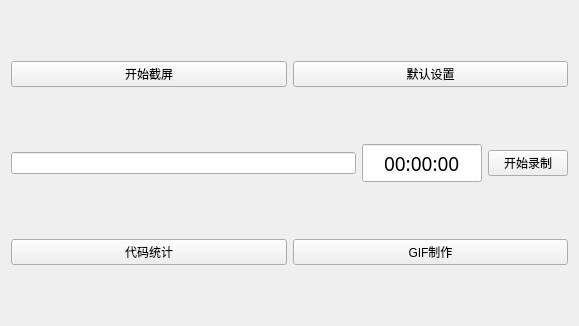
<?xml version="1.0" encoding="UTF-8"?>
<ui version="4.0">
 <class>MainWidget</class>
 <widget class="QWidget" name="MainWidget">
  <property name="geometry">
   <rect>
    <x>0</x>
    <y>0</y>
    <width>579</width>
    <height>326</height>
   </rect>
  </property>
  <property name="windowTitle">
   <string>MainWidget</string>
  </property>
  <layout class="QVBoxLayout" name="verticalLayout">
   <item>
    <layout class="QHBoxLayout" name="horizontalLayout">
     <item>
      <widget class="QPushButton" name="startCap_btn">
       <property name="text">
        <string>开始截屏</string>
       </property>
      </widget>
     </item>
     <item>
      <widget class="QPushButton" name="init_btn">
       <property name="text">
        <string>默认设置</string>
       </property>
      </widget>
     </item>
    </layout>
   </item>
   <item>
    <layout class="QHBoxLayout" name="horizontalLayout_2">
     <item>
      <widget class="QLineEdit" name="line_path"/>
     </item>
     <item>
      <widget class="QTimeEdit" name="timeEdit">
       <property name="sizePolicy">
        <sizepolicy hsizetype="Fixed" vsizetype="Fixed">
         <horstretch>0</horstretch>
         <verstretch>0</verstretch>
        </sizepolicy>
       </property>
       <property name="minimumSize">
        <size>
         <width>120</width>
         <height>40</height>
        </size>
       </property>
       <property name="font">
        <font>
         <family>黑体</family>
         <pointsize>14</pointsize>
         <weight>50</weight>
         <bold>false</bold>
        </font>
       </property>
       <property name="alignment">
        <set>Qt::AlignCenter</set>
       </property>
       <property name="buttonSymbols">
        <enum>QAbstractSpinBox::NoButtons</enum>
       </property>
       <property name="displayFormat">
        <string>HH:mm:ss</string>
       </property>
      </widget>
     </item>
     <item>
      <widget class="QPushButton" name="startRecord_btn">
       <property name="text">
        <string>开始录制</string>
       </property>
      </widget>
     </item>
    </layout>
   </item>
   <item>
    <layout class="QHBoxLayout" name="horizontalLayout_3">
     <item>
      <widget class="QPushButton" name="codeCount_btn">
       <property name="text">
        <string>代码统计</string>
       </property>
      </widget>
     </item>
     <item>
      <widget class="QPushButton" name="GIFMake_btn">
       <property name="text">
        <string>GIF制作</string>
       </property>
      </widget>
     </item>
    </layout>
   </item>
  </layout>
 </widget>
 <resources/>
 <connections/>
</ui>
